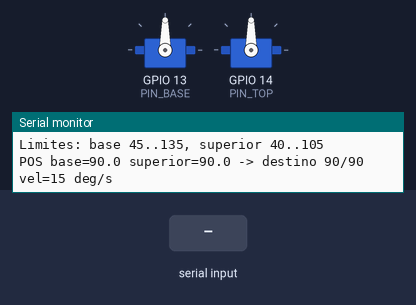
Bench run of a sketch on a simulated ESP32. Parts: 2 × servo, the last lines printed to the serial monitor. The inputs (shaded band) are chosen by the test bench.

Above: at 1.7 s.
1.8 s: "P 100\n" received over Serial
At 2.62 s:
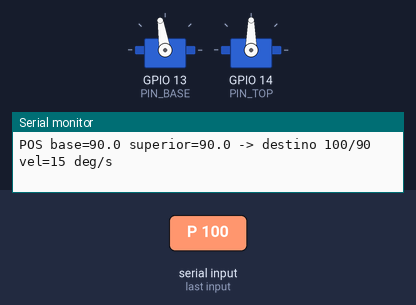
4.8 s: "P 45\n" received over Serial
At 5.23 s:
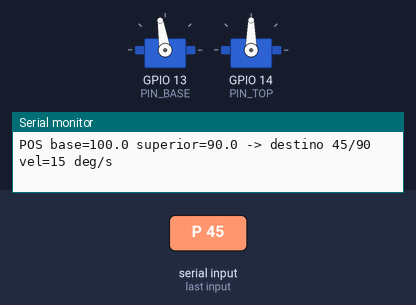
7.8 s: "T 45\n" received over Serial
At 9.42 s:
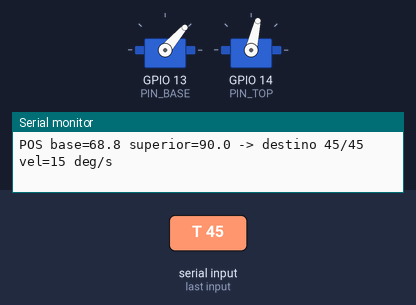
10.8 s: "P 95\n" received over Serial
At 11.79 s:
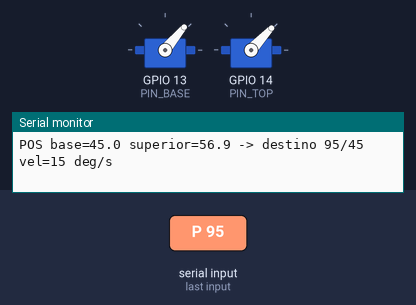
13.8 s: "T 85\n" received over Serial
At 14.46 s:
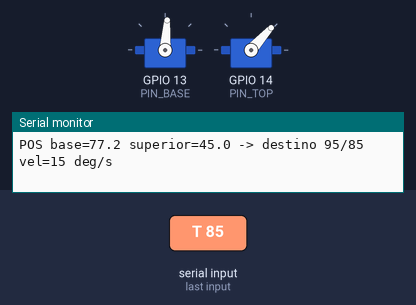
Timing chart, 0 to 17.8 s (numbered marks = the images above; inputs shaded):
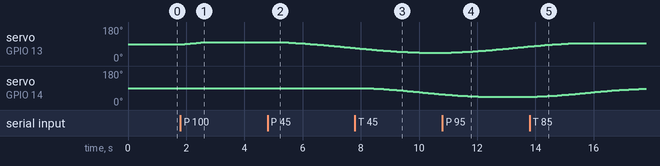

The sketch:

servo_center_esp32.ino
```cpp
// Centrado de los 2 servos del cuello antes de montarlos (ESP32). Version ESP32 de servo_center (Arduino Mega).
// Deja los dos servos quietos en la mitad de su recorrido (90 grados = 1500 us)
// para poner el horn / la cuna alineados con el robot mirando al frente.
// Placa: "ESP32 Dev Module". Libreria: ESP32Servo (Gestor de librerias).
//
// Conexion (servos MG995/MG996R):
//   Servo BASE (giro)        senal naranja/amarillo -> GPIO13   (mismos pines que neck.ino)
//   Servo SUPERIOR (cabeceo) senal naranja/amarillo -> GPIO14
//   Rojo de los servos  -> +5..6 V de una fuente o buck aparte (NO el 5V/VIN del ESP32)
//   Marron/negro        -> GND de esa fuente, unido a un GND del ESP32
//   La senal de 3.3 V del ESP32 basta para estos servos alimentados a 5 V.
//
// Limites fisicos (el codigo nunca los sobrepasa): base 45..135, cuello (superior) 40..105 grados.
// Los movimientos son lentos y suaves: curva S con pico de velocidad speedDps grados/s (cambiable con "V").
//
// Serial 115200: "P 95" mueve la base, "T 85" el superior (se recortan a los limites),
// "C" vuelve los dos al centro (90), "V 20" velocidad en grados/s (5..90), "Q" imprime posicion.
#include <ESP32Servo.h>

const int PIN_BASE = 13;
const int PIN_TOP  = 14;
const int MIN_US = 500;    // pulso a 0 grados
const int MAX_US = 2500;   // pulso a 180 grados -> 90 grados = 1500 us
const int CENTER = 90;
const int BASE_MIN = 45, BASE_MAX = 135;   // limites fisicos de la base (giro)
const int TOP_MIN = 40,  TOP_MAX = 105;    // limites fisicos del cuello (cabeceo)
int speedDps = 15;                         // velocidad MAXIMA del movimiento (en mitad del recorrido), grados por segundo

// Cada eje sigue una trayectoria suave (curva S: acelera y frena sin tirones) y manda pulsos en microsegundos
// con resolucion fina. Con peso, mandar grados enteros daba un escalon de ~11 us por grado y el servo vibraba.
struct Axis {
  Servo srv;
  float cur = CENTER, start = CENTER;      // posicion actual / de salida, en grados (con decimales)
  int target = CENTER;                     // destino
  unsigned long t0 = 0;                    // cuando empezo este movimiento
  float dur = 0.0f;                        // duracion del movimiento, segundos
};
Axis base, top;
unsigned long lastStep = 0;

void setTarget(Axis &a, int t) {
  if (t == a.target) return;
  a.start = a.cur;
  a.target = t;
  a.t0 = millis();
  a.dur = max(0.2f, 1.5f * fabsf(t - a.cur) / speedDps);  // la curva S tiene su pico de velocidad a 1.5x la media
}

void update(Axis &a) {
  float u = (millis() - a.t0) / 1000.0f / (a.dur > 0 ? a.dur : 1.0f);
  if (u >= 1.0f) a.cur = a.target;
  else a.cur = a.start + (a.target - a.start) * (u * u * (3 - 2 * u));
  a.srv.writeMicroseconds(lroundf(MIN_US + a.cur / 180.0f * (MAX_US - MIN_US)));
}

void report() {
  Serial.print("POS base="); Serial.print(base.cur, 1);
  Serial.print(" superior="); Serial.print(top.cur, 1);
  Serial.print(" -> destino "); Serial.print(base.target);
  Serial.print("/"); Serial.print(top.target);
  Serial.print(" vel="); Serial.print(speedDps); Serial.println(" deg/s");
}

// Se llama desde loop() cada 20 ms (un periodo de servo), sin bloquear la lectura serie
void step() {
  unsigned long now = millis();
  if (now - lastStep < 20) return;
  lastStep = now;
  update(base);
  update(top);
}

void setup() {
  Serial.begin(115200);
  // Cada servo en su propio temporizador del ESP32 (evita interferencias entre los dos canales)
  ESP32PWM::allocateTimer(0);
  ESP32PWM::allocateTimer(1);
  // attach() arranca emitiendo 1500 us (centro), sin salto a 0
  base.srv.setPeriodHertz(50);
  top.srv.setPeriodHertz(50);
  base.srv.attach(PIN_BASE, MIN_US, MAX_US);
  delay(500);              // uno y luego otro para no sumar el pico de arranque
  top.srv.attach(PIN_TOP, MIN_US, MAX_US);
  Serial.println("Servos en el centro (90). Comandos: P <deg>, T <deg>, C, V <deg/s>, Q");
  Serial.println("Limites: base 45..135, superior 40..105");
  lastStep = millis();
  report();
}

// Lee una linea completa (hasta Enter): el monitor manda tecla a tecla.
char line[24];
byte len = 0;

void handle(char *s) {
  while (*s == ' ') s++;
  char c = toupper(*s);
  if (!c) return;
  int v = atoi(s + 1);       // "P 100", "P100" y "p 100" valen
  if (c == 'P') setTarget(base, constrain(v, BASE_MIN, BASE_MAX));
  else if (c == 'T') setTarget(top, constrain(v, TOP_MIN, TOP_MAX));
  else if (c == 'C') { setTarget(base, CENTER); setTarget(top, CENTER); }
  else if (c == 'V') speedDps = constrain(v, 5, 90);
  else if (c != 'Q') { Serial.println("? usa P <deg>, T <deg>, C, V <deg/s>, Q"); return; }
  report();
}

void loop() {
  step();
  while (Serial.available()) {
    char ch = Serial.read();
    if (ch == '\n' || ch == '\r') {
      line[len] = 0;
      if (len) handle(line);
      len = 0;
    } else if (len < sizeof(line) - 1) {
      line[len++] = ch;
    }
  }
}
```

Measured:
- after the input at 1.8 s, servo on GPIO 13 (PIN_BASE): moves from 90° to 100° over 0.72 s, starting after 0.15 s
- after the input at 4.8 s, servo on GPIO 13 (PIN_BASE): moves from 100° to 69° over 2.6 s, starting after 0.32 s
- after the input at 7.8 s, servo on GPIO 14 (PIN_TOP): moves from 90° to 57° over 2.6 s, starting after 0.30 s
- after the input at 10.8 s, servo on GPIO 13 (PIN_BASE): moves from 45° to 77° over 2.6 s, starting after 0.31 s
- after the input at 13.8 s, servo on GPIO 14 (PIN_TOP): moves from 45° to 85° over 3.5 s, starting after 0.26 s
